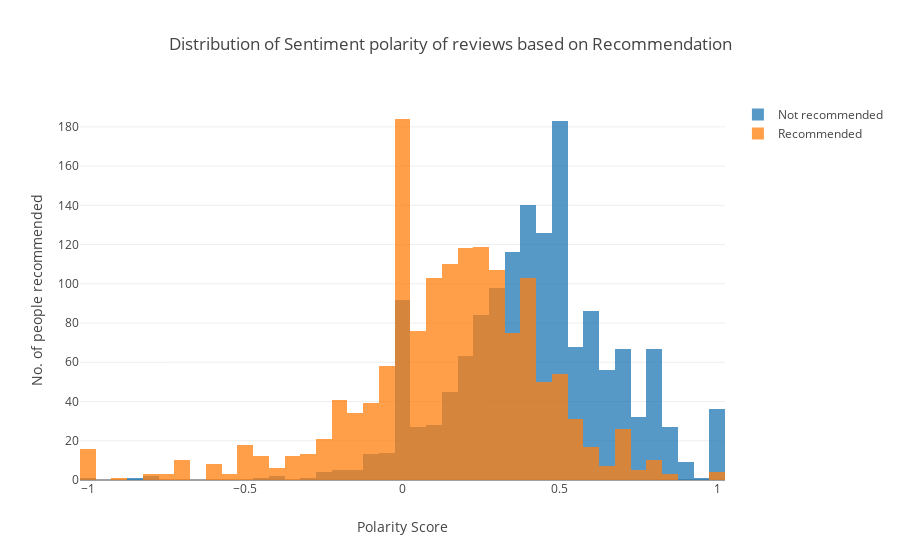

The cell this chart's notebook holds for it:
### Code cell
x1 = mv_data.loc[mv_data['Sentiment'] == 1, 'polarity']
x0 = mv_data.loc[mv_data['Sentiment'] == 0, 'polarity']

trace1 = go.Histogram(
    x=x0, name='Not recommended',
    opacity=0.75
)
trace2 = go.Histogram(
    x=x1, name = 'Recommended',
    opacity=0.75
)

tmp_data = [trace1, trace2]
layout = go.Layout(barmode='overlay', 
                   title='Distribution of Sentiment polarity of reviews based on Recommendation',
                   xaxis=go.layout.XAxis(title=go.layout.xaxis.Title(text='Polarity Score')),
                   yaxis=go.layout.YAxis(title=go.layout.yaxis.Title(text='No. of people recommended')))

fig = go.Figure(data=tmp_data, layout=layout)

iplot(fig, filename='overlaid histogram')

### Figure 1 — Plotly figure (JSON) as saved in the notebook; plotly's stock layout.template omitted (floating-point values rounded to 4 significant figures; data arrays with more than 128 entries replaced by an {"elided": "..."} marker saying what was removed)
{"data": [{"name": "Not recommended", "opacity": 0.75, "type": "histogram", "uid": "a066b29c-64c9-4352-b87b-dd2e21e9a211", "x": {"elided": "1500 float values"}}, {"name": "Recommended", "opacity": 0.75, "type": "histogram", "uid": "be42256a-d774-46df-b0cd-fbfb33aaaf04", "x": {"elided": "1500 float values"}}], "layout": {"barmode": "overlay", "title": {"text": "Distribution of Sentiment polarity of reviews based on Recommendation"}, "xaxis": {"title": {"text": "Polarity Score"}}, "yaxis": {"title": {"text": "No. of people recommended"}}}}
